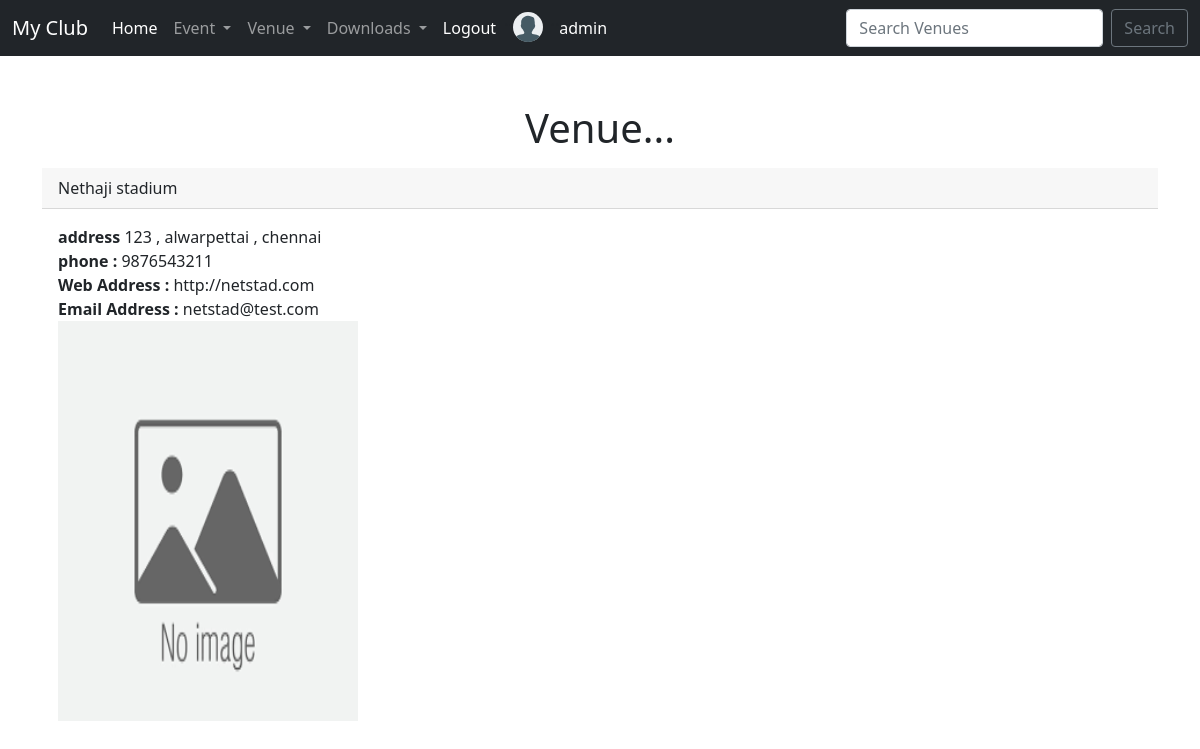
The page /show_venue/1 (signed in) on the database its author committed.
### myclub/models.py (models this page shows, shortened)
class Venue(models.Model):
    name = models.CharField('Venue Name' , max_length=120)
    address =models.TextField('Venue Address',max_length=200)
    phone = models.CharField('Contact Number', max_length=120)
    pincode= models.CharField('Pincode' , max_length=7 , default='63200')
    web = models.URLField('Web address')
    email = models.EmailField('Email Address')
    image = models.ImageField( null=True, blank=True , default = "" ,upload_to='images/')

### myclub/views.py (the view)
# urls.py: path('show_venue/<venue_id>' , views.show_venue , name='show-venue'),
@login_required
def show_venue(request , venue_id):
    venues= Venue.objects.get(pk=venue_id)
    return render(request , 'myclub/show_venue.html',{'venues' : venues })

### myclub/templates/myclub/show_venue.html (shortened to what this page needs)
{% extends 'myclub/base.html' %}
{% load static %}
{% block content %}
<br><br>
<div class="container">
  <h1 class="mb-3" style="text-align: center;">Venue...</h1>
  <div class="card-header">
    {{venues.name}}
  </div>
  <div class="card-body">
    <p class="card-text">
      <strong>address </strong> {{venues.address}} <br>
      <strong>phone : </strong>{{venues.phone}} <br>
      <strong>Web Address : </strong>{{venues.web}} <br>
      <strong>Email Address : </strong>{{venues.email}} <br>
      {% if venues.image %}
    <img src="{{venues.image.url}}" alt="vellore fort" width="300px" height="400px">
      {% else %}
      <img src="{% static 'myclub/images/default.png' %}" alt="vellore fort" width="300px" height="400px">
      {% endif %}
    </p>
  </div>
</div>
{% endblock %}

### myclub/templates/myclub/navbar.html (shortened to what this page needs)
<nav class="navbar navbar-expand-lg navbar-dark bg-dark sticky-top">
  <div class="container-fluid">
    <a class="navbar-brand" href="{% url 'home' %}">My Club</a>
    <div class="collapse navbar-collapse" id="navbarSupportedContent">
      <ul class="navbar-nav me-auto mb-2 mb-lg-0">
        <li class="nav-item">
          <a class="nav-link active" aria-current="page" href="{% url 'home' %}">Home</a>
        </li>
        <li class="nav-item dropdown">
          <a class="nav-link dropdown-toggle" href="#" id="navbarDropdown" role="button" data-bs-toggle="dropdown"
            aria-expanded="false">
            Event
          </a>
        </li>
        <li class="nav-item dropdown">
          <a class="nav-link dropdown-toggle" href="#" id="navbarDropdown" role="button" data-bs-toggle="dropdown"
            aria-expanded="false">
            Venue
          </a>
        </li>
        <li class="nav-item dropdown">
          <a class="nav-link dropdown-toggle" href="#" id="navbarDropdown" role="button" data-bs-toggle="dropdown"
            aria-expanded="false">
            Downloads
          </a>
        </li>
        {% if user.is_authenticated %}
        <li class="nav-item">
          <a class="nav-link active" aria-current="page" href="{% url 'logout' %}">Logout</a>
        </li>
        <li>..</li>
        <li class="mt-1 me-2">
        </li>
        <li>..</li>
        <li class="mt-2 " style="color: white;">{{ user }}</li>
        {% endif %}
      </ul>
      <form class="d-flex" method="POST" action="{% url 'list-venues' %}">
        <input class="form-control me-2" type="search" name="search" placeholder="Search Venues" aria-label="Search">
        <button class="btn btn-outline-secondary" type="submit">Search </button>
      </form>
    </div>
  </div>
</nav>

### rows shown on the page
Venue: name "Nethaji stadium", address "123 , alwarpettai , chennai", phone "9876543211", web "http://netstad.com", email "netstad@test.com"

### other values the page prints
{{ user }} "admin"
